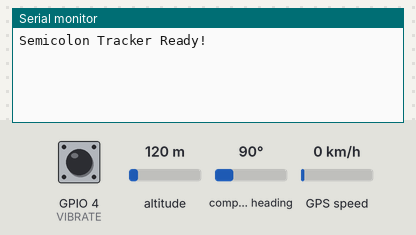
This sketch was run on a simulated ESP32. Parts: the last lines printed to the serial monitor. Inputs (shaded band) come from the test bench; at power-on: altitude 120 m, GPIO 4 (VIBRATE) HIGH, GPS speed 0 km/h, compass heading 90°. The GPS gets a fix after 3 s at 37.7749, -122.4194 with 8 satellites.

Above: at 1.2 s.
1.3 s: altitude set to 20 m
At 5.0 s:
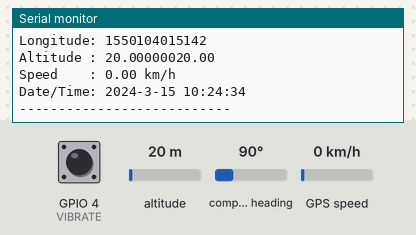
5.1 s: GPIO 4 (VIBRATE) pulled LOW for 1 s
7.6 s: GPS speed set to 2 km/h
At 9.0 s:
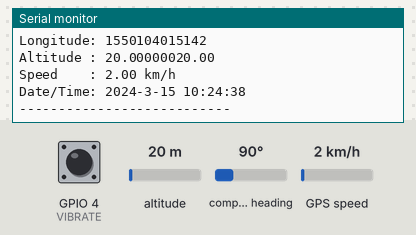
9.1 s: GPIO 4 (VIBRATE) pulled LOW for 1 s
11.6 s: altitude set to 250 m
At 12.2 s:
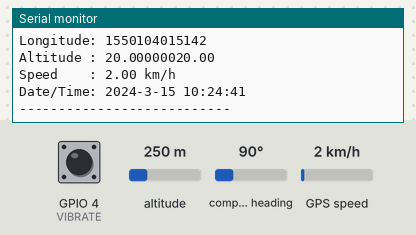
Timing chart, 0 to 14.1 s (numbered marks = the images above; inputs shaded):
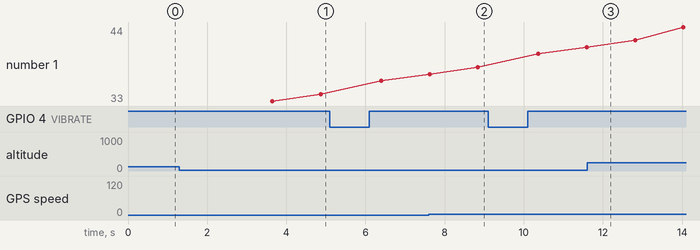

The sketch:

gps_tracker.ino
```cpp
#include <TinyGPS++.h>

TinyGPSPlus gps;

// UART2 dipakai untuk GPS
HardwareSerial GPS_Serial(2);

// Pin GPS
#define GPS_TX 18  // ESP32 receive from GPS TX
#define GPS_RX 19  // ESP32 transmit to GPS RX
#define GPS_BAUDRATE 9600

// Pin Push Button
#define VIBRATE 4   // satu kaki tombol ke GPIO 4, kaki lain ke GND

void setup() {
  Serial.begin(115200);

  // Setup GPS UART
  GPS_Serial.begin(GPS_BAUDRATE, SERIAL_8N1, GPS_RX, GPS_TX);

  // Setup tombol menggunakan internal pull-up
  pinMode(VIBRATE, INPUT_PULLUP);
  Serial.println("Semicolon Tracker Ready!");
}

void loop() {
  int buttonState = digitalRead(VIBRATE);
  int lat, lng;

  if(buttonState){
    while (GPS_Serial.available() > 0) {
    gps.encode(GPS_Serial.read());
    }

    if (gps.location.isUpdated()) {
      lat = gps.location.lat();
      lng = gps.location.lng();
      Serial.print("Latitude : ");
      Serial.println(lat, 6);

      Serial.print("Longitude: ");
      Serial.println(lng, 6);

      Serial.print("Altitude : ");
      Serial.print(gps.altitude.meters(), 6);

      if (gps.altitude.isValid()) Serial.println(gps.altitude.meters());
      else Serial.println("INVALID");

      Serial.print("Speed    : ");
      if (gps.speed.isValid()) {
        Serial.print(gps.speed.kmph());
        Serial.println(" km/h");
      } else {
        Serial.println("INVALID");
      }

      Serial.print("Date/Time: ");
      if (gps.date.isValid() && gps.time.isValid()) {
        Serial.print(gps.date.year()); Serial.print("-");
        Serial.print(gps.date.month()); Serial.print("-");
        Serial.print(gps.date.day()); Serial.print(" ");

        Serial.print(gps.time.hour()); Serial.print(":");
        Serial.print(gps.time.minute()); Serial.print(":");
        Serial.println(gps.time.second());
      } else {
        Serial.println("INVALID");
      }

      Serial.println("---------------------------");
    }
  }

  delay(300);
}
```

Measured:
- after the input at 1.3 s, the serial monitor: prints a new line after 2.3 s (image 1)
- after the input at 7.6 s, the serial monitor: prints a new line at once (image 2)
